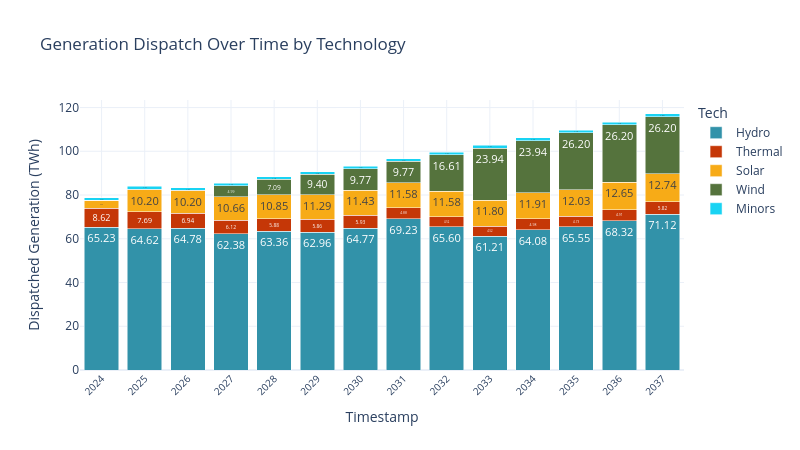

Notebook code cell kept with this figure:
### Code cell
sce_upme = pd.read_csv(gen_per_res_vs_marg_cost)
sce_upme['Energy_TWh_typical_yr'] = sce_upme['Energy_GWh_typical_yr'] / 1000
sw.scenarios.dispatched_generation(sce_upme, 'year', 'Energy_TWh_typical_yr', 'Tech')

### Figure 1 — Plotly figure (JSON) as saved in the notebook; plotly's stock layout.template omitted (floating-point values rounded to 4 significant figures)
{"data": [{"alignmentgroup": "True", "hovertemplate": "Tech=Hydro<br>Year=%{x}<br>Dispatched Generation (MW)=%{text}<extra></extra>", "legendgroup": "Hydro", "marker": {"color": "#3292A9", "pattern": {"shape": ""}}, "name": "Hydro", "offsetgroup": "Hydro", "orientation": "v", "showlegend": true, "text": [65.23, 64.62, 64.78, 62.38, 63.36, 62.96, 64.77, 69.23, 65.6, 61.21, 64.08, 65.55, 68.32, 71.12], "textangle": 0, "textposition": "inside", "texttemplate": "%{text:.2f}", "type": "bar", "x": [2024, 2025, 2026, 2027, 2028, 2029, 2030, 2031, 2032, 2033, 2034, 2035, 2036, 2037], "xaxis": "x", "y": [65.23, 64.62, 64.78, 62.38, 63.36, 62.96, 64.77, 69.23, 65.6, 61.21, 64.08, 65.55, 68.32, 71.12], "yaxis": "y"}, {"alignmentgroup": "True", "hovertemplate": "Tech=Thermal<br>Year=%{x}<br>Dispatched Generation (MW)=%{text}<extra></extra>", "legendgroup": "Thermal", "marker": {"color": "#C53707", "pattern": {"shape": ""}}, "name": "Thermal", "offsetgroup": "Thermal", "orientation": "v", "showlegend": true, "text": [8.615, 7.686, 6.944, 6.122, 5.882, 5.855, 5.933, 4.877, 4.521, 4.518, 4.979, 4.733, 4.906, 5.817], "textangle": 0, "textposition": "inside", "texttemplate": "%{text:.2f}", "type": "bar", "x": [2024, 2025, 2026, 2027, 2028, 2029, 2030, 2031, 2032, 2033, 2034, 2035, 2036, 2037], "xaxis": "x", "y": [8.615, 7.686, 6.944, 6.122, 5.882, 5.855, 5.933, 4.877, 4.521, 4.518, 4.979, 4.733, 4.906, 5.817], "yaxis": "y"}, {"alignmentgroup": "True", "hovertemplate": "Tech=Solar<br>Year=%{x}<br>Dispatched Generation (MW)=%{text}<extra></extra>", "legendgroup": "Solar", "marker": {"color": "#F7AB17", "pattern": {"shape": ""}}, "name": "Solar", "offsetgroup": "Solar", "orientation": "v", "showlegend": true, "text": [3.651, 10.2, 10.2, 10.66, 10.85, 11.29, 11.43, 11.58, 11.58, 11.8, 11.91, 12.03, 12.65, 12.74], "textangle": 0, "textposition": "inside", "texttemplate": "%{text:.2f}", "type": "bar", "x": [2024, 2025, 2026, 2027, 2028, 2029, 2030, 2031, 2032, 2033, 2034, 2035, 2036, 2037], "xaxis": "x", "y": [3.651, 10.2, 10.2, 10.66, 10.85, 11.29, 11.43, 11.58, 11.58, 11.8, 11.91, 12.03, 12.65, 12.74], "yaxis": "y"}, {"alignmentgroup": "True", "hovertemplate": "Tech=Wind<br>Year=%{x}<br>Dispatched Generation (MW)=%{text}<extra></extra>", "legendgroup": "Wind", "marker": {"color": "#55733D", "pattern": {"shape": ""}}, "name": "Wind", "offsetgroup": "Wind", "orientation": "v", "showlegend": true, "text": [0.063, 0.206, 0.206, 4.989, 7.095, 9.398, 9.772, 9.772, 16.61, 23.94, 23.94, 26.2, 26.2, 26.2], "textangle": 0, "textposition": "inside", "texttemplate": "%{text:.2f}", "type": "bar", "x": [2024, 2025, 2026, 2027, 2028, 2029, 2030, 2031, 2032, 2033, 2034, 2035, 2036, 2037], "xaxis": "x", "y": [0.063, 0.206, 0.206, 4.989, 7.095, 9.398, 9.772, 9.772, 16.61, 23.94, 23.94, 26.2, 26.2, 26.2], "yaxis": "y"}, {"alignmentgroup": "True", "hovertemplate": "Tech=Minors<br>Year=%{x}<br>Dispatched Generation (MW)=%{text}<extra></extra>", "legendgroup": "Minors", "marker": {"color": "#19d3f3", "pattern": {"shape": ""}}, "name": "Minors", "offsetgroup": "Minors", "orientation": "v", "showlegend": true, "text": [1.191, 1.191, 1.191, 1.191, 1.191, 1.191, 1.191, 1.191, 1.191, 1.191, 1.191, 1.191, 1.191, 1.383], "textangle": 0, "textposition": "inside", "texttemplate": "%{text:.2f}", "type": "bar", "x": [2024, 2025, 2026, 2027, 2028, 2029, 2030, 2031, 2032, 2033, 2034, 2035, 2036, 2037], "xaxis": "x", "y": [1.191, 1.191, 1.191, 1.191, 1.191, 1.191, 1.191, 1.191, 1.191, 1.191, 1.191, 1.191, 1.191, 1.383], "yaxis": "y"}], "layout": {"barmode": "stack", "height": 450, "legend": {"title": {"text": "Tech"}, "tracegroupgap": 0}, "title": {"text": "Generation Dispatch Over Time by Technology"}, "width": 800, "xaxis": {"anchor": "y", "domain": [0, 1], "showgrid": true, "tickangle": -45, "tickfont": {"size": 10}, "tickvals": [2024, 2025, 2026, 2027, 2028, 2029, 2030, 2031, 2032, 2033, 2034, 2035, 2036, 2037], "title": {"text": "Timestamp"}}, "yaxis": {"anchor": "x", "domain": [0, 1], "title": {"text": "Dispatched Generation (TWh)"}}}}
